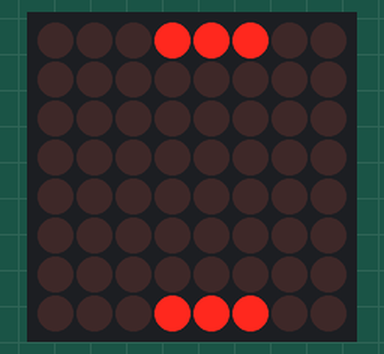
Recording of a sketch running on a simulated Arduino Uno, built with avr-gcc and run on an emulated ATmega328P. On the bench: 8×8 LED matrix. Random numbers use the default seed unless the sketch sets one.

Above: at 0.01 s.
At 4.94 s:
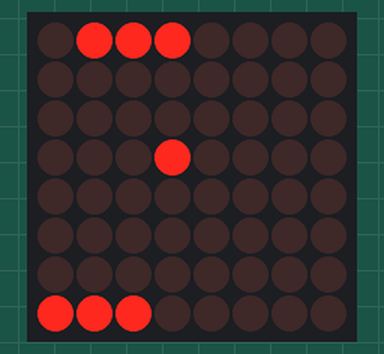
At 9.95 s:
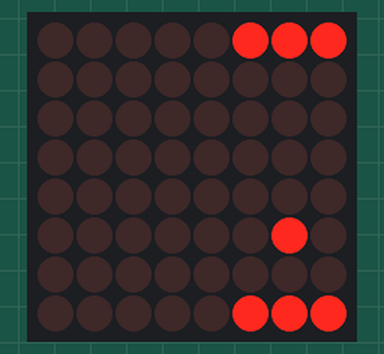
At 19.97 s:
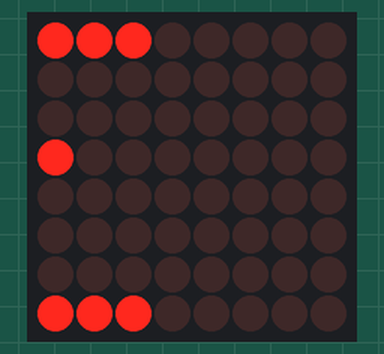
At 29.92 s:
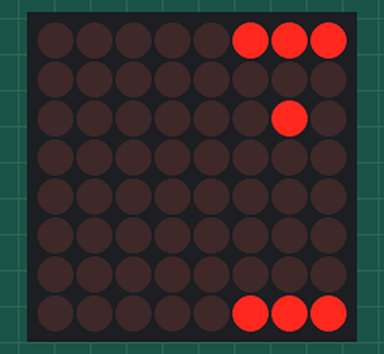
At 39.86 s:
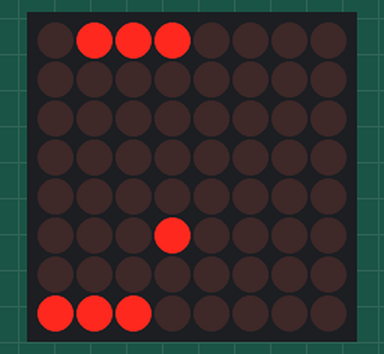

The sketch:

Pong.ino
```cpp
//We always have to include the library
#include "LedControl.h"


byte p0[5] = {B00111100, B00100100, B00100100, B00100100, B00111100};
byte p1[5] = {B00001000, B00011000, B00001000, B00001000, B00011100};
byte p2[5] = {B00011000, B00100100, B00001000, B00010000, B00111100};

/* now display them one by one with a small delay */
int mainDelay;
int speedCounter;
int ballSpeed;
int ballCounter;
const int buttonLeft2 = 7;
const int buttonRight2 = 6;
const int buttonRight1 = 8;
const int buttonLeft1 = 9;
LedControl lc = LedControl(12, 10, 11, 1);
const byte pos[6] = {B11100000, B01110000, B00111000, B00011100, B00001110, B00000111};
int speed = 1;
int posl = 3;
int posr = 3;
int game = 2;


//Klasse für Spielball
class Ball {
  public:
    signed int xspeed;
    signed int yspeed;
    int xpos;
    int ypos;
    virtual void posWerte(int xposi, int yposi) {
      xpos = xposi;
      ypos = yposi;
    }
    virtual void speedWerte(int xspeedi, int yspeedi) {
      xspeed = xspeedi;
      yspeed = yspeedi;
      return 3;
    }
    virtual void xspeedrev() {
      xspeed = -1 * xspeed;
    }
    virtual void yspeedrev() {
      yspeed = -1 * yspeed;
    }
};


//Deklarieren des Balls
Ball *b;


//Diese Methode zeigt die beiden Schläger links und rechts an
void writeBat(int poslinks, int posrechts) {

  //Schläger 1
  lc.setRow(0, 0, pos[poslinks]);

  //Schläger 2
  lc.setRow(0, 7, pos[posrechts]);

  delay(mainDelay);
}


//Spielsieg-Methode
void Sieg(String gewinner) {
  if (gewinner == "rechts") {
    for (int row = 0; row < 8; row++) {
      for (int col = 0; col < 8; col++) {

        lc.setLed(0, row, col, true);
        delay(20);

      }
    }
  }
  else {
    for (int row = 8; row >= 0; row--) {
      for (int col = 0; col < 8; col++) {

        lc.setLed(0, row, col, true);
        delay(20);

      }
    }
  }
  delay(600);
  setup();
}


//Vorbereitung
void setup() {
  mainDelay = 80;
  speedCounter = 5;
  ballSpeed = 1;
  pinMode(buttonRight1, INPUT);
  pinMode(buttonLeft1, INPUT);
  pinMode(buttonRight2, INPUT);
  pinMode(buttonLeft2, INPUT);
  b = new Ball();
  b->posWerte(3, 4);
  b->speedWerte(1, 0);
  lc.shutdown(0, false);
  /* Set the brightness to a medium values */
  lc.setIntensity(0, 2);
  /* and clear the display */
  lc.clearDisplay(0);
  posr = 3;
  posl = 3;
  ballCounter = 0;
/*
  delay (100);
  if (digitalRead(buttonLeft1) == HIGH || digitalRead(buttonRight1) == HIGH) {
    if (digitalRead(buttonLeft2) == HIGH || digitalRead(buttonRight2) == HIGH) {
      lc.setRow(0, 1, p2[0]);
      lc.setRow(0, 2, p2[1]);
      lc.setRow(0, 3, p2[2]);
      lc.setRow(0, 4, p2[3]);
      lc.setRow(0, 5, p2[4]);
      delay(3000);
      game = 2;
    }
    else {
      lc.setRow(0, 1, p1[0]);
      lc.setRow(0, 2, p1[1]);
      lc.setRow(0, 3, p1[2]);
      lc.setRow(0, 4, p1[3]);
      lc.setRow(0, 5, p1[4]);
      delay(3000);
      game = 1;
    }

  }
  else {
    lc.setRow(0, 1, p0[0]);
    lc.setRow(0, 2, p0[1]);
    lc.setRow(0, 3, p0[2]);
    lc.setRow(0, 4, p0[3]);
    lc.setRow(0, 5, p0[4]);
    delay(3000);
    game = 0;
    ballSpeed = 1;
    b->speedWerte(1, 1);
    mainDelay = 30;
  }*/

  lc.clearDisplay(0);

}


//Hauptprogramm
void player2() {
  if (digitalRead(buttonLeft1) == HIGH && posl < 5) {
    posl++;
  }

  if (digitalRead(buttonRight1) == HIGH && posl > 0) {
    posl--;
  }

  if (digitalRead(buttonLeft2) == HIGH && posr < 5) {
    posr++;
  }

  if (digitalRead(buttonRight2) == HIGH && posr > 0) {
    posr--;
  }

  hauptteil();
}


//Unbesiegbarer Bot
void player1() {
  if (digitalRead(buttonLeft1) == HIGH && posl < 5) {
    posl++;
  }

  if (digitalRead(buttonRight1) == HIGH && posl > 0) {
    posl--;
  }

  if (b->ypos + b->yspeed > 1 && b->ypos + b->yspeed < 6) {
    posr = b->ypos + b->yspeed - 1 + random(-1, 2);
  }
  if (b->ypos + b->yspeed == 1) {
    posr = b->ypos + b->yspeed - 1 + random(0, 2);
  }

  if (b->ypos + b->yspeed < 1) {
    posr = 0;
  }
  if (b->ypos + b->yspeed == 6) {
    posr = b->ypos + b->yspeed - 1 + random(-1, 1);
  }

  if (b->ypos + b->yspeed > 6) {
    posr = 5;
  }

  hauptteil();
}


//zweiBots
void player0() {
  if (b->ypos + b->yspeed > 1 && b->ypos + b->yspeed < 6) {
    posl = b->ypos + b->yspeed - 1 + random(-1, 2);

    posr = b->ypos + b->yspeed - 1 + random(-1, 2);
  }
  if (b->ypos + b->yspeed == 1) {
    posl = b->ypos + b->yspeed - 1 + random(0, 2);

    posr = b->ypos + b->yspeed - 1 + random(0, 2);
  }

  if (b->ypos + b->yspeed < 1) {
    posl = 0;

    posr = 0;
  }
  if (b->ypos + b->yspeed == 6) {
    posl = b->ypos + b->yspeed - 1 + random(-1, 1);

    posr = b->ypos + b->yspeed - 1 + random(-1, 1);
  }

  if (b->ypos + b->yspeed > 6) {
    posl = 5;

    posr = 5;
  }
  hauptteil();
}

void hauptteil() {
  //Schlägerzeichnen
  writeBat(posl, posr);

  //Ball Bewegung
  ballCounter++;
  if (ballCounter > ballSpeed)  {

    ballCounter = 0;

    //Schlägerkollision

    int altx = b->xpos;
    int alty = b->ypos;


    if (b->ypos + b->yspeed > 7 || b->ypos + b->yspeed < 0) {
      b->yspeedrev();
    }
    if (b->xpos == 6) {
      int rvar = b->ypos + b->yspeed - posr;
      switch (rvar) {
        case 0:  b->xspeedrev(); if (b->yspeed > -1) {
            if (b->ypos > 1) {
              b->yspeed--;
            } else {
              b->yspeed = 1;
            }
          };  b->xpos = 6; break;
        case 1:  b->xspeedrev();                                                                         b->xpos = 6; break;
        case 2:  b->xspeedrev(); if (b->yspeed < 1)  {
            if (b->ypos < 7) {
              b->yspeed++;
            } else {
              b->yspeed = -1;
            }
          }; b->xpos = 6; break;
        default: Sieg("links"); break;
      }
      speedCounter++;
    }

    if (b->xpos == 1) {
      int lvar = b->ypos + b->yspeed - posl;
      switch (lvar) {
        case 0:  b->xspeedrev(); if (b->yspeed > -1) {
            if (b->ypos > 1) {
              b->yspeed--;
            } else {
              b->yspeed = 1;
            }
          }; b->xpos = 1; break;
        case 1:  b->xspeedrev();                                     b->xpos = 1; break;
        case 2:  b->xspeedrev(); if (b->yspeed < 1)  {
            if (b->ypos < 7) {
              b->yspeed++;
            } else {
              b->yspeed = -1;
            }
          }; b->xpos = 1; break;
        default: Sieg("rechts"); break;
      }
      speedCounter++;
    }
    if (speedCounter > 4) {
      speedCounter = 0;
      if (ballSpeed > 0) {
        ballSpeed--;
      }
    }
    b->ypos = (b->ypos + b->yspeed);
    b->xpos = (b->xpos + b->xspeed);
    lc.setLed(0, b->xpos, b->ypos, true);


    lc.setLed(0, altx, alty, false);
  }
}


void loop() {
  player0();/*
  switch (game) {
    case 0: player0(); break;
    case 1: player1(); break;
    case 2: player2(); break;
  }*/
}
```
